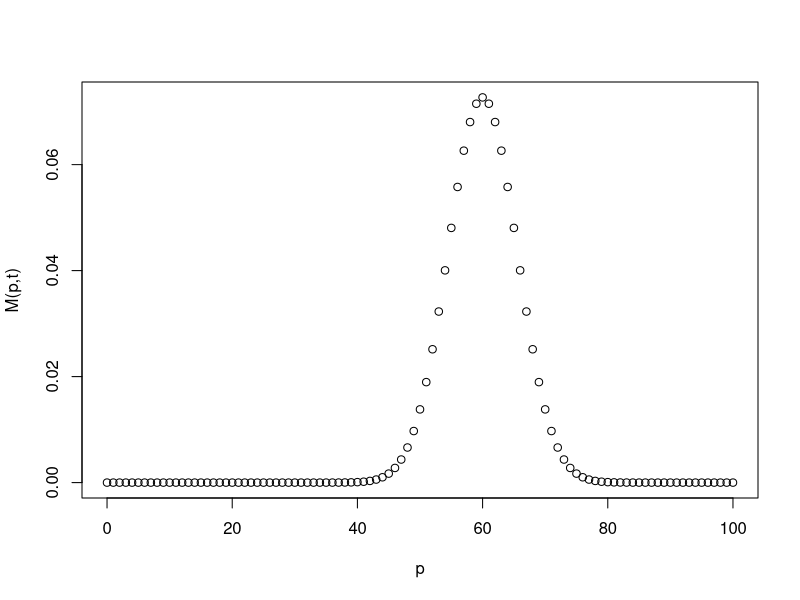
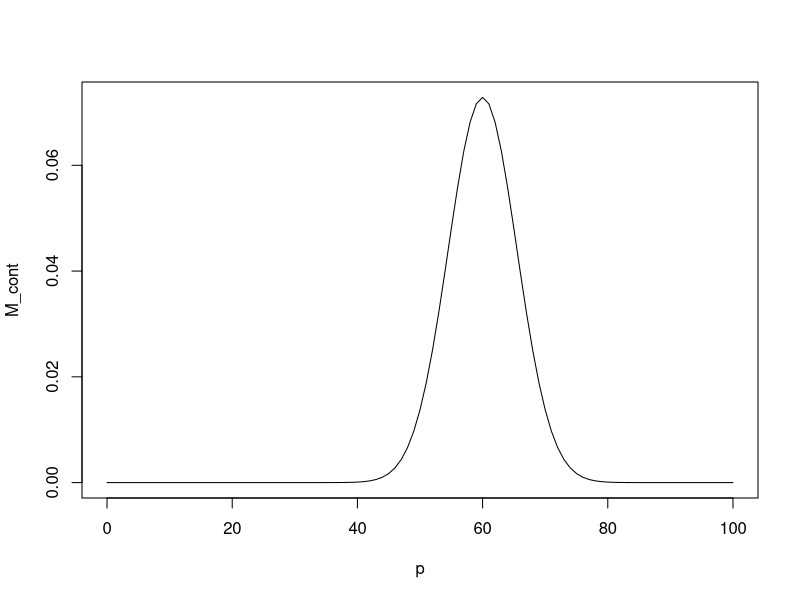

Write R code to recreate these figures, in order.
#############################
### Plate Theory plotting ###
#############################


t <- 120
mu <- 0.5
p <- seq(0, 100, length.out = 101)

#' Plate total
#'
#' @param p Plates
#' @param t Equilibriation stages
#' @param mu Fraction of amount of substance in mobile phase
#'
#' @return Plate total
#' @export
#'
#' @examples
M_pt <- function(p, t, mu) {
  M_pt <- factorial(t) / (factorial(t - p) * factorial(p)) * mu^p * (1 - mu)^(t - p)
  return(M_pt)
}

#' Plate total as \deqn{p, t \to \infty}
#'
#' As p and t approach infinity, M_pt approaches normal distribution
#' (continuous exponential curve)
#'
#' @param p Plates
#' @param t Equilibriation stages
#' @param mu Fraction of amount of substance in mobile phase
#'
#' @return Asymptotical plate total
#' @export
#'
#' @examples
M_pt_cont <- function(p, t, mu) {
  M_pt_cont <- 1 / sqrt(2 * pi * mu * (1 - mu) * t) * exp(-(mu * t - p)^2 / (2 * mu * (1 - mu) * t))
  return(M_pt_cont)
}

# Calculating and plotting
M <- M_pt(p, t, mu)
plot(x = p, y = M, ylab = "M(p,t)", xlab = "p", col = "black")
M_cont <- M_pt_cont(p, t, mu)
plot(x = p, y = M_cont, type = "l")
